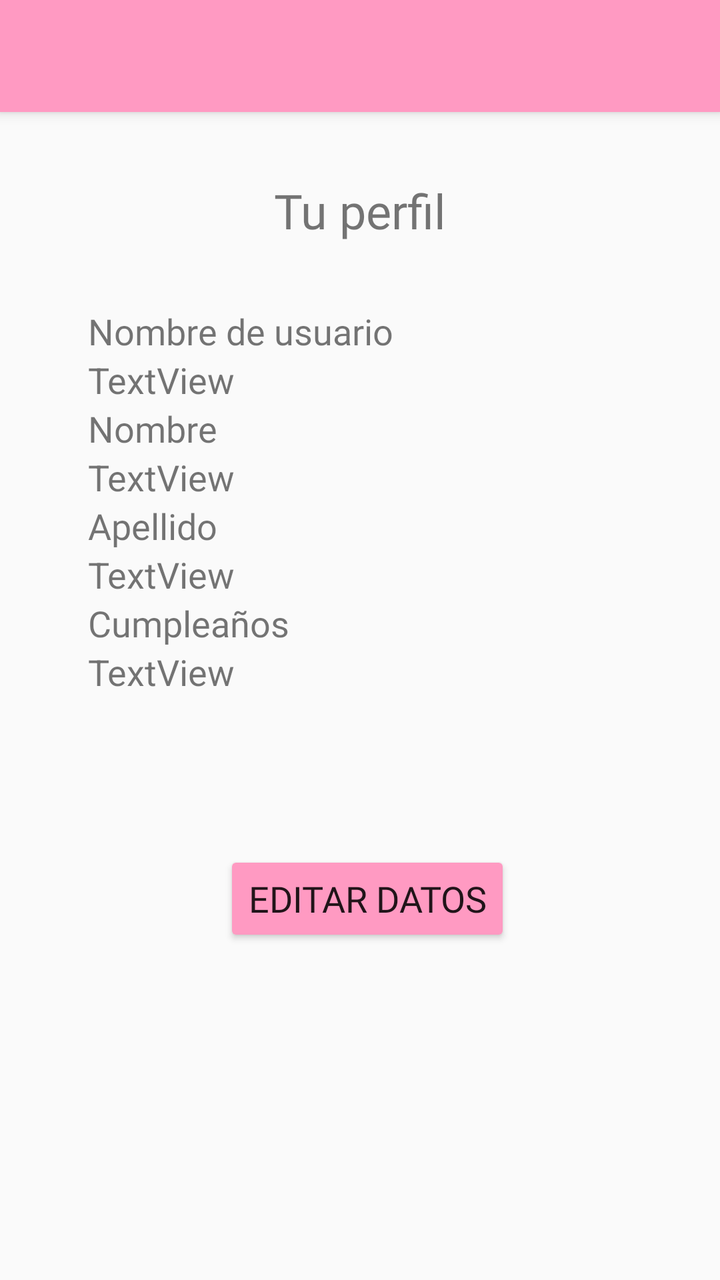
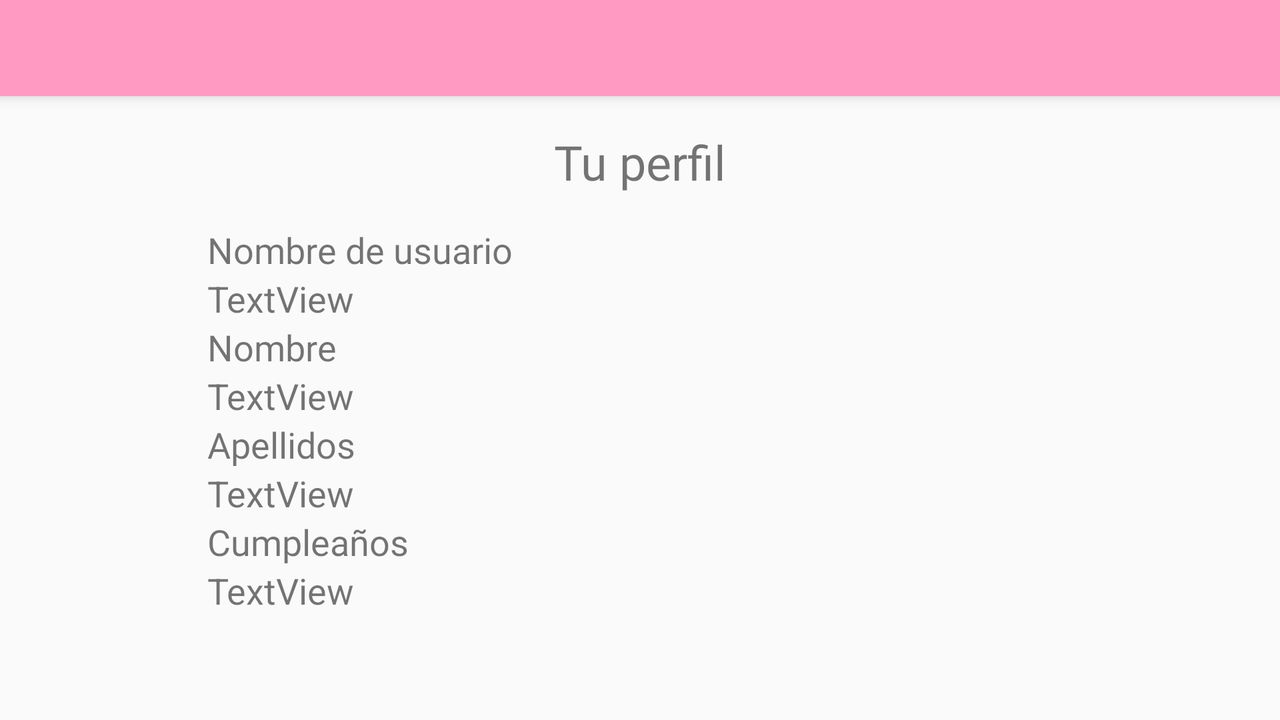

Two renders of one Android screen. The first uses the default layout on a phone; the second uses the alternative layout the repository ships for a different screen configuration, on a matching device. The two XML files are below.
<!-- AndroidManifest.xml: application theme Theme.AppCompat.Light.NoActionBar -->
<!-- res/layout/activity_perfil.xml -->
<?xml version="1.0" encoding="utf-8"?>
<androidx.constraintlayout.widget.ConstraintLayout xmlns:android="http://schemas.android.com/apk/res/android"
    xmlns:app="http://schemas.android.com/apk/res-auto"
    xmlns:tools="http://schemas.android.com/tools"
    android:layout_width="match_parent"
    android:layout_height="match_parent">

    <TextView
        android:id="@+id/txtPerfilApellido"
        android:layout_width="wrap_content"
        android:layout_height="wrap_content"
        android:fontFamily="@font/montserrat_alternates_bold"
        android:text="Apellido"
        android:textSize="18sp"
        app:layout_constraintBottom_toBottomOf="parent"
        app:layout_constraintEnd_toEndOf="parent"
        app:layout_constraintHorizontal_bias="0.0"
        app:layout_constraintStart_toStartOf="@+id/txtPerfilNombre1"
        app:layout_constraintTop_toBottomOf="@+id/txtPerfilNombre1"
        app:layout_constraintVertical_bias="0.0" />

    <TextView
        android:id="@+id/txtPerfilCumple"
        android:layout_width="wrap_content"
        android:layout_height="wrap_content"
        android:fontFamily="@font/montserrat_alternates_bold"
        android:text="Cumpleaños"
        android:textSize="18sp"
        app:layout_constraintBottom_toBottomOf="parent"
        app:layout_constraintEnd_toEndOf="parent"
        app:layout_constraintHorizontal_bias="0.0"
        app:layout_constraintStart_toStartOf="@+id/txtPerfilUsuario1"
        app:layout_constraintTop_toBottomOf="@+id/txtPerfilApellido1"
        app:layout_constraintVertical_bias="0.0" />

    <TextView
        android:id="@+id/txtPerfilCumple1"
        android:layout_width="wrap_content"
        android:layout_height="wrap_content"
        android:text="TextView"
        android:textSize="18sp"
        app:layout_constraintBottom_toBottomOf="parent"
        app:layout_constraintEnd_toEndOf="parent"
        app:layout_constraintHorizontal_bias="0.0"
        app:layout_constraintStart_toStartOf="@+id/txtPerfilNombre"
        app:layout_constraintTop_toBottomOf="@+id/txtPerfilCumple"
        app:layout_constraintVertical_bias="0.0" />

    <TextView
        android:id="@+id/txtPerfilApellido1"
        android:layout_width="wrap_content"
        android:layout_height="wrap_content"
        android:text="TextView"
        android:textSize="18sp"
        app:layout_constraintBottom_toBottomOf="parent"
        app:layout_constraintEnd_toEndOf="parent"
        app:layout_constraintHorizontal_bias="0.0"
        app:layout_constraintStart_toStartOf="@+id/txtPerfilUsuario"
        app:layout_constraintTop_toBottomOf="@+id/txtPerfilApellido"
        app:layout_constraintVertical_bias="0.0" />

    <TextView
        android:id="@+id/txtPerfilNombre"
        android:layout_width="wrap_content"
        android:layout_height="wrap_content"
        android:fontFamily="@font/montserrat_alternates_bold"
        android:text="Nombre"
        android:textSize="18sp"
        app:layout_constraintBottom_toBottomOf="parent"
        app:layout_constraintEnd_toEndOf="parent"
        app:layout_constraintHorizontal_bias="0.0"
        app:layout_constraintStart_toStartOf="@+id/txtPerfilUsuario1"
        app:layout_constraintTop_toBottomOf="@+id/txtPerfilUsuario1"
        app:layout_constraintVertical_bias="0.0" />

    <TextView
        android:id="@+id/txtPerfilNombre1"
        android:layout_width="wrap_content"
        android:layout_height="wrap_content"
        android:text="TextView"
        android:textSize="18sp"
        app:layout_constraintBottom_toBottomOf="parent"
        app:layout_constraintEnd_toEndOf="parent"
        app:layout_constraintHorizontal_bias="0.0"
        app:layout_constraintStart_toStartOf="@+id/txtPerfilNombre"
        app:layout_constraintTop_toBottomOf="@+id/txtPerfilNombre"
        app:layout_constraintVertical_bias="0.0" />

    <androidx.appcompat.widget.Toolbar
        android:id="@+id/labarraPerfil"
        android:layout_width="match_parent"
        android:layout_height="?attr/actionBarSize"
        android:background="#FF9AC2"
        android:elevation="4dp"
        app:layout_constraintBottom_toBottomOf="parent"
        app:layout_constraintEnd_toEndOf="parent"
        app:layout_constraintHorizontal_bias="0.5"
        app:layout_constraintStart_toStartOf="parent"
        app:layout_constraintTop_toTopOf="parent"
        app:layout_constraintVertical_bias="0.0" />

    <TextView
        android:id="@+id/txtPerfilTitulo"
        android:layout_width="wrap_content"
        android:layout_height="wrap_content"
        android:fontFamily="@font/montserrat_alternates_bold"
        android:text="Tu perfil"
        android:textSize="24sp"
        app:layout_constraintBottom_toBottomOf="parent"
        app:layout_constraintEnd_toEndOf="parent"
        app:layout_constraintHorizontal_bias="0.5"
        app:layout_constraintStart_toStartOf="parent"
        app:layout_constraintTop_toBottomOf="@+id/labarraPerfil"
        app:layout_constraintVertical_bias="0.060000002" />

    <TextView
        android:id="@+id/txtPerfilUsuario"
        android:layout_width="wrap_content"
        android:layout_height="wrap_content"
        android:fontFamily="@font/montserrat_alternates_bold"
        android:text="Nombre de usuario"
        android:textSize="18sp"
        app:layout_constraintBottom_toBottomOf="parent"
        app:layout_constraintEnd_toEndOf="parent"
        app:layout_constraintHorizontal_bias="0.213"
        app:layout_constraintStart_toStartOf="parent"
        app:layout_constraintTop_toBottomOf="@+id/txtPerfilTitulo"
        app:layout_constraintVertical_bias="0.065" />

    <TextView
        android:id="@+id/txtPerfilUsuario1"
        android:layout_width="wrap_content"
        android:layout_height="wrap_content"
        android:text="TextView"
        android:textSize="18sp"
        app:layout_constraintBottom_toBottomOf="parent"
        app:layout_constraintEnd_toEndOf="parent"
        app:layout_constraintHorizontal_bias="0.0"
        app:layout_constraintStart_toStartOf="@+id/txtPerfilUsuario"
        app:layout_constraintTop_toBottomOf="@+id/txtPerfilUsuario"
        app:layout_constraintVertical_bias="0.0" />

    <Button
        android:id="@+id/btnEditar"
        android:layout_width="wrap_content"
        android:layout_height="wrap_content"
        android:backgroundTint="#FF9AC2"
        android:fontFamily="@font/montserrat_alternates"
        android:text="Editar datos"
        android:textSize="18sp"
        app:layout_constraintBottom_toBottomOf="parent"
        app:layout_constraintEnd_toEndOf="parent"
        app:layout_constraintHorizontal_bias="0.517"
        app:layout_constraintStart_toStartOf="parent"
        app:layout_constraintTop_toBottomOf="@+id/txtPerfilCumple"
        app:layout_constraintVertical_bias="0.379" />
</androidx.constraintlayout.widget.ConstraintLayout>
<!-- resources referenced by this layout -->
<resources>

</resources>
<!-- res/layout-land/activity_perfil.xml (the repository's variant of the layout above) -->
<!-- drawn on the phone turned sideways -->
<?xml version="1.0" encoding="utf-8"?>
<androidx.constraintlayout.widget.ConstraintLayout xmlns:android="http://schemas.android.com/apk/res/android"
    xmlns:app="http://schemas.android.com/apk/res-auto"
    xmlns:tools="http://schemas.android.com/tools"
    android:layout_width="match_parent"
    android:layout_height="match_parent">

    <TextView
        android:id="@+id/txtPerfilApellido"
        android:layout_width="wrap_content"
        android:layout_height="wrap_content"
        android:fontFamily="@font/montserrat_alternates_bold"
        android:text="Apellidos"
        android:textSize="18sp"
        app:layout_constraintBottom_toBottomOf="parent"
        app:layout_constraintEnd_toEndOf="parent"
        app:layout_constraintHorizontal_bias="0.0"
        app:layout_constraintStart_toStartOf="@+id/txtPerfilNombre1"
        app:layout_constraintTop_toBottomOf="@+id/txtPerfilNombre1"
        app:layout_constraintVertical_bias="0.0" />

    <TextView
        android:id="@+id/txtPerfilCumple"
        android:layout_width="wrap_content"
        android:layout_height="wrap_content"
        android:fontFamily="@font/montserrat_alternates_bold"
        android:text="Cumpleaños"
        android:textSize="18sp"
        app:layout_constraintBottom_toBottomOf="parent"
        app:layout_constraintEnd_toEndOf="parent"
        app:layout_constraintHorizontal_bias="0.0"
        app:layout_constraintStart_toStartOf="@+id/txtPerfilUsuario1"
        app:layout_constraintTop_toBottomOf="@+id/txtPerfilApellido1"
        app:layout_constraintVertical_bias="0.0" />

    <TextView
        android:id="@+id/txtPerfilCumple1"
        android:layout_width="wrap_content"
        android:layout_height="wrap_content"
        android:text="TextView"
        android:textSize="18sp"
        app:layout_constraintBottom_toBottomOf="parent"
        app:layout_constraintEnd_toEndOf="parent"
        app:layout_constraintHorizontal_bias="0.0"
        app:layout_constraintStart_toStartOf="@+id/txtPerfilNombre"
        app:layout_constraintTop_toBottomOf="@+id/txtPerfilCumple"
        app:layout_constraintVertical_bias="0.0" />

    <TextView
        android:id="@+id/txtPerfilApellido1"
        android:layout_width="wrap_content"
        android:layout_height="wrap_content"
        android:text="TextView"
        android:textSize="18sp"
        app:layout_constraintBottom_toBottomOf="parent"
        app:layout_constraintEnd_toEndOf="parent"
        app:layout_constraintHorizontal_bias="0.0"
        app:layout_constraintStart_toStartOf="@+id/txtPerfilUsuario"
        app:layout_constraintTop_toBottomOf="@+id/txtPerfilApellido"
        app:layout_constraintVertical_bias="0.0" />

    <TextView
        android:id="@+id/txtPerfilNombre"
        android:layout_width="wrap_content"
        android:layout_height="wrap_content"
        android:fontFamily="@font/montserrat_alternates_bold"
        android:text="Nombre"
        android:textSize="18sp"
        app:layout_constraintBottom_toBottomOf="parent"
        app:layout_constraintEnd_toEndOf="parent"
        app:layout_constraintHorizontal_bias="0.0"
        app:layout_constraintStart_toStartOf="@+id/txtPerfilUsuario1"
        app:layout_constraintTop_toBottomOf="@+id/txtPerfilUsuario1"
        app:layout_constraintVertical_bias="0.0" />

    <TextView
        android:id="@+id/txtPerfilNombre1"
        android:layout_width="wrap_content"
        android:layout_height="wrap_content"
        android:text="TextView"
        android:textSize="18sp"
        app:layout_constraintBottom_toBottomOf="parent"
        app:layout_constraintEnd_toEndOf="parent"
        app:layout_constraintHorizontal_bias="0.0"
        app:layout_constraintStart_toStartOf="@+id/txtPerfilNombre"
        app:layout_constraintTop_toBottomOf="@+id/txtPerfilNombre"
        app:layout_constraintVertical_bias="0.0" />

    <androidx.appcompat.widget.Toolbar
        android:id="@+id/labarraPerfil"
        android:layout_width="match_parent"
        android:layout_height="?attr/actionBarSize"
        android:background="#FF9AC2"
        android:elevation="4dp"
        app:layout_constraintBottom_toBottomOf="parent"
        app:layout_constraintEnd_toEndOf="parent"
        app:layout_constraintHorizontal_bias="0.5"
        app:layout_constraintStart_toStartOf="parent"
        app:layout_constraintTop_toTopOf="parent"
        app:layout_constraintVertical_bias="0.0" />

    <TextView
        android:id="@+id/txtPerfilTitulo"
        android:layout_width="wrap_content"
        android:layout_height="wrap_content"
        android:fontFamily="@font/montserrat_alternates_bold"
        android:text="Tu perfil"
        android:textSize="24sp"
        app:layout_constraintBottom_toBottomOf="parent"
        app:layout_constraintEnd_toEndOf="parent"
        app:layout_constraintHorizontal_bias="0.5"
        app:layout_constraintStart_toStartOf="parent"
        app:layout_constraintTop_toBottomOf="@+id/labarraPerfil"
        app:layout_constraintVertical_bias="0.060000002" />

    <TextView
        android:id="@+id/txtPerfilUsuario"
        android:layout_width="wrap_content"
        android:layout_height="wrap_content"
        android:fontFamily="@font/montserrat_alternates_bold"
        android:text="Nombre de usuario"
        android:textSize="18sp"
        app:layout_constraintBottom_toBottomOf="parent"
        app:layout_constraintEnd_toEndOf="parent"
        app:layout_constraintHorizontal_bias="0.213"
        app:layout_constraintStart_toStartOf="parent"
        app:layout_constraintTop_toBottomOf="@+id/txtPerfilTitulo"
        app:layout_constraintVertical_bias="0.065" />

    <TextView
        android:id="@+id/txtPerfilUsuario1"
        android:layout_width="wrap_content"
        android:layout_height="wrap_content"
        android:text="TextView"
        android:textSize="18sp"
        app:layout_constraintBottom_toBottomOf="parent"
        app:layout_constraintEnd_toEndOf="parent"
        app:layout_constraintHorizontal_bias="0.0"
        app:layout_constraintStart_toStartOf="@+id/txtPerfilUsuario"
        app:layout_constraintTop_toBottomOf="@+id/txtPerfilUsuario"
        app:layout_constraintVertical_bias="0.0" />

</androidx.constraintlayout.widget.ConstraintLayout>
